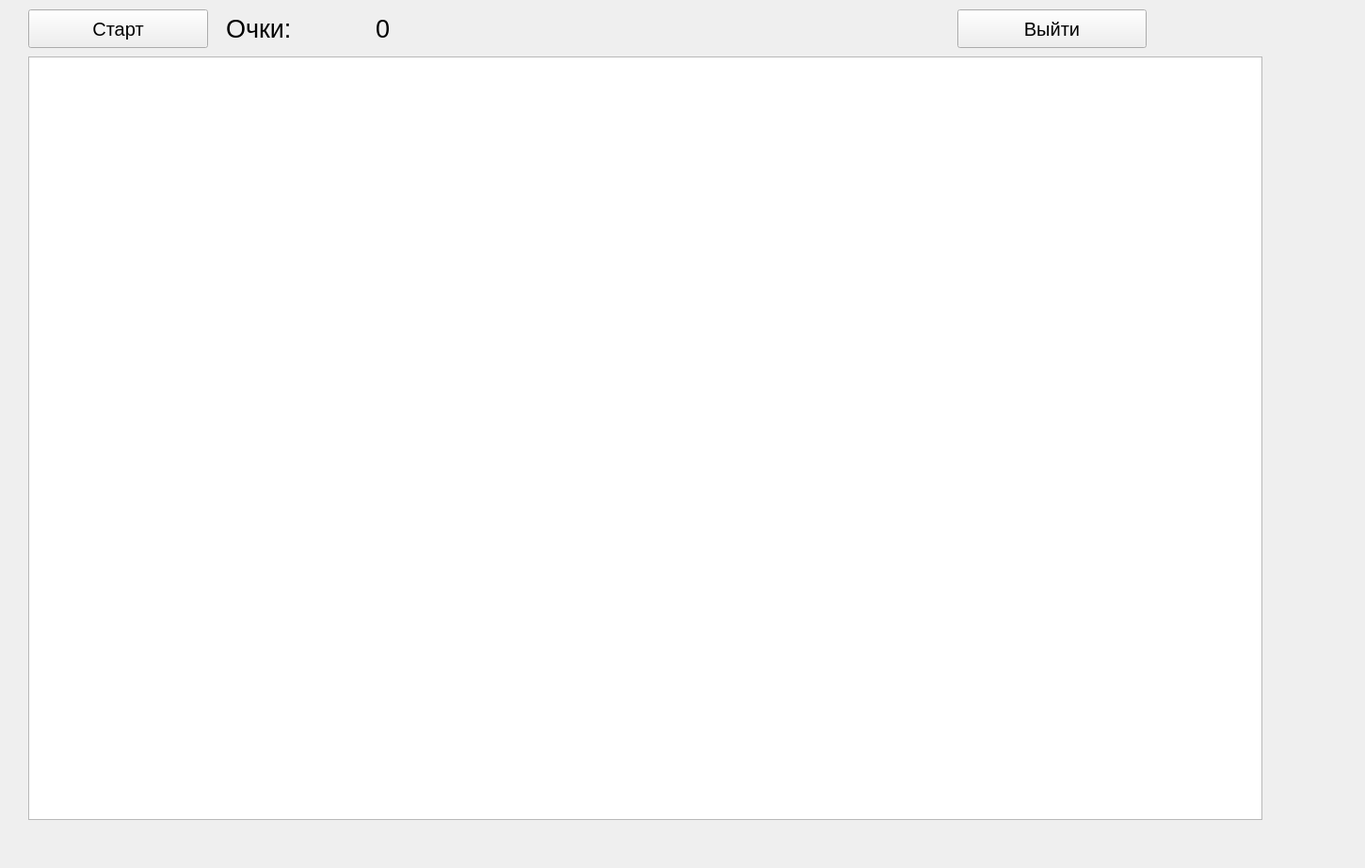
<?xml version="1.0" encoding="UTF-8"?>
<ui version="4.0">
 <class>Widget</class>
 <widget class="QWidget" name="Widget">
  <property name="geometry">
   <rect>
    <x>0</x>
    <y>0</y>
    <width>1450</width>
    <height>922</height>
   </rect>
  </property>
  <property name="windowTitle">
   <string>Form</string>
  </property>
  <widget class="QPushButton" name="pushButton">
   <property name="geometry">
    <rect>
     <x>30</x>
     <y>10</y>
     <width>191</width>
     <height>41</height>
    </rect>
   </property>
   <property name="font">
    <font>
     <pointsize>15</pointsize>
    </font>
   </property>
   <property name="text">
    <string>Старт</string>
   </property>
  </widget>
  <widget class="QGraphicsView" name="graphicsView">
   <property name="geometry">
    <rect>
     <x>30</x>
     <y>60</y>
     <width>1311</width>
     <height>811</height>
    </rect>
   </property>
   <property name="minimumSize">
    <size>
     <width>0</width>
     <height>0</height>
    </size>
   </property>
  </widget>
  <widget class="QWidget" name="horizontalLayoutWidget">
   <property name="geometry">
    <rect>
     <x>240</x>
     <y>10</y>
     <width>311</width>
     <height>41</height>
    </rect>
   </property>
   <layout class="QHBoxLayout" name="horizontalLayout">
    <item>
     <widget class="QLabel" name="label">
      <property name="font">
       <font>
        <pointsize>20</pointsize>
       </font>
      </property>
      <property name="text">
       <string>Очки:</string>
      </property>
     </widget>
    </item>
    <item>
     <widget class="QLabel" name="label_2">
      <property name="font">
       <font>
        <pointsize>20</pointsize>
       </font>
      </property>
      <property name="text">
       <string>0</string>
      </property>
     </widget>
    </item>
   </layout>
  </widget>
  <widget class="QPushButton" name="exitButton">
   <property name="geometry">
    <rect>
     <x>1017</x>
     <y>10</y>
     <width>201</width>
     <height>41</height>
    </rect>
   </property>
   <property name="font">
    <font>
     <pointsize>15</pointsize>
    </font>
   </property>
   <property name="text">
    <string>Выйти</string>
   </property>
  </widget>
 </widget>
 <resources/>
 <connections/>
</ui>
